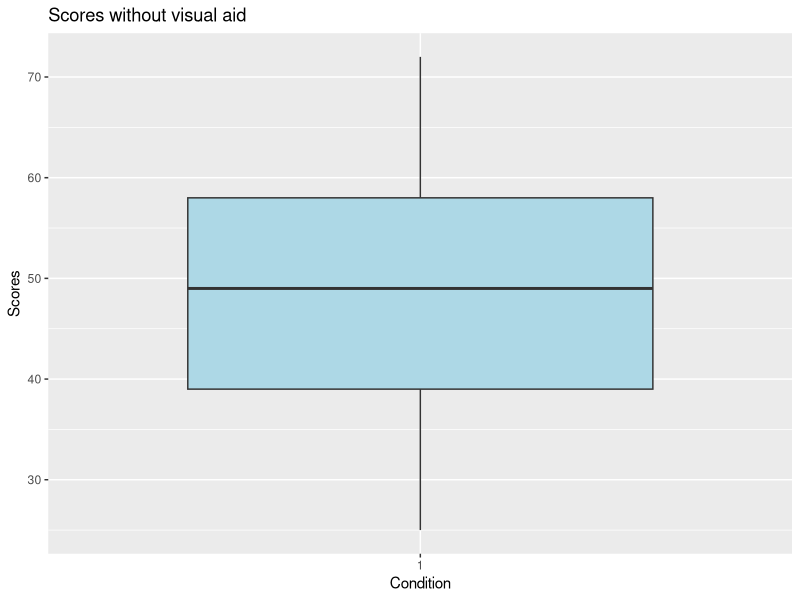
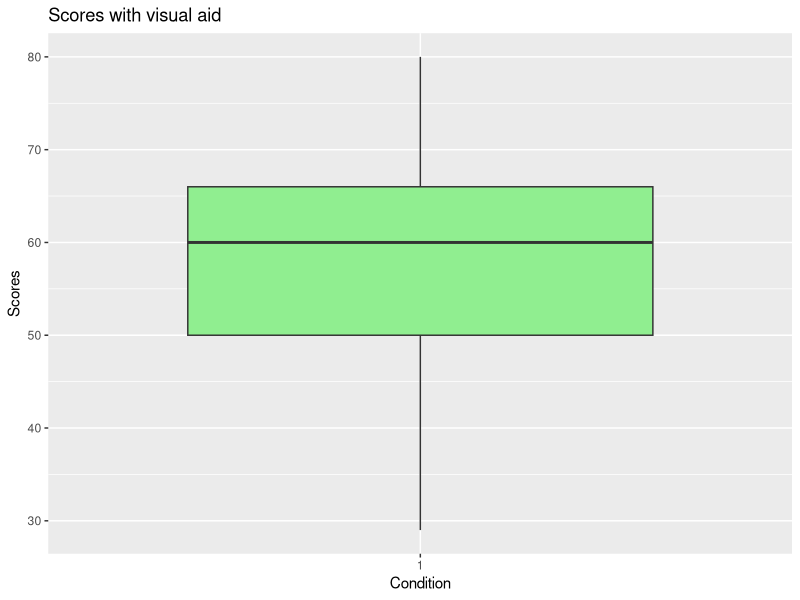

R code for these plots, in order:
# Creating vectors for the scores with and without visual aid
no_visual_aid <- c(50, 60, 58, 72, 36, 51, 49, 49, 25, 52, 41, 32, 58, 39, 25, 40, 61)
with_visual_aid <- c(58, 70, 60, 73, 40, 63, 54, 60, 29, 57, 66, 37, 50, 48, 80, 65, 70)

# Creating the data frame
lecture_scores <- data.frame(No_Visual_Aid = no_visual_aid, With_Visual_Aid = with_visual_aid)

print(lecture_scores)

#Loading the library for the boxplots
install.packages("ggplot2")
library(ggplot2)

#Creating the boxplots
#Without visual aid
ggplot(lecture_scores, aes(x = factor(1), y = No_Visual_Aid)) + 
  geom_boxplot(fill = "lightblue") + 
  labs(x = "Condition", y = "Scores", title = "Scores without visual aid")

#With visual aid
ggplot(lecture_scores, aes(x = factor(1), y = With_Visual_Aid)) + 
  geom_boxplot(fill = "lightgreen") + 
  labs(x = "Condition", y = "Scores", title = "Scores with visual aid")

#Installing package for skewness
install.packages("psych")

#Shapiro Wil test for normality
shapiro_test_no_visual_aid <- shapiro.test(lecture_scores$No_Visual_Aid)
shapiro_test_with_visual_aid <- shapiro.test(lecture_scores$With_Visual_Aid)

#Calculating mean, median and skewness for no visual aid
mean_no_visual_aid <- mean(lecture_scores$No_Visual_Aid)
median_no_visual_aid <- median(lecture_scores$No_Visual_Aid)
skewness_no_visual_aid <- psych::skew(lecture_scores$No_Visual_Aid)

#Calculating mean, median and skewness with visual aid
mean_with_visual_aid <- mean(lecture_scores$With_Visual_Aid)
median_with_visual_aid <- median(lecture_scores$With_Visual_Aid)
skewness_with_visual_aid <- psych::skew(lecture_scores$With_Visual_Aid)

#Printing results for no visual aid
cat("Results for scores without visual aids:\n")
cat("Shapiro-Wilk p-value:", shapiro_test_no_visual_aid$p.value, "\n")
cat("Mean:", mean_no_visual_aid, "\n")
cat("Median:", median_no_visual_aid, "\n")
cat("Skewness:", skewness_no_visual_aid, "\n\n")

#Printing results with visual aid
cat("Results for scores with visual aids:\n")
cat("Shapiro-Wilk p-value:", shapiro_test_with_visual_aid$p.value, "\n")
cat("Mean:", mean_with_visual_aid, "\n")
cat("Median:", median_with_visual_aid, "\n")
cat("Skewness:", skewness_with_visual_aid, "\n")

# Calculate deviation
sd_no_visual_aid <- sd(lecture_scores$No_Visual_Aid)
sd_with_visual_aid <- sd(lecture_scores$With_Visual_Aid)

# Calculate confidence intervals
ci_no_visual_aid <- t.test(lecture_scores$No_Visual_Aid)$conf.int
ci_with_visual_aid <- t.test(lecture_scores$With_Visual_Aid)$conf.int

# Print results
cat("Standard deviation without visual aids:", sd_no_visual_aid, "\n")
cat("95% Confidence interval without visual aids:", ci_no_visual_aid, "\n\n")

cat("Standard deviation with visual aids:", sd_with_visual_aid, "\n")
cat("95% Confidence interval with visual aids:", ci_with_visual_aid, "\n")

